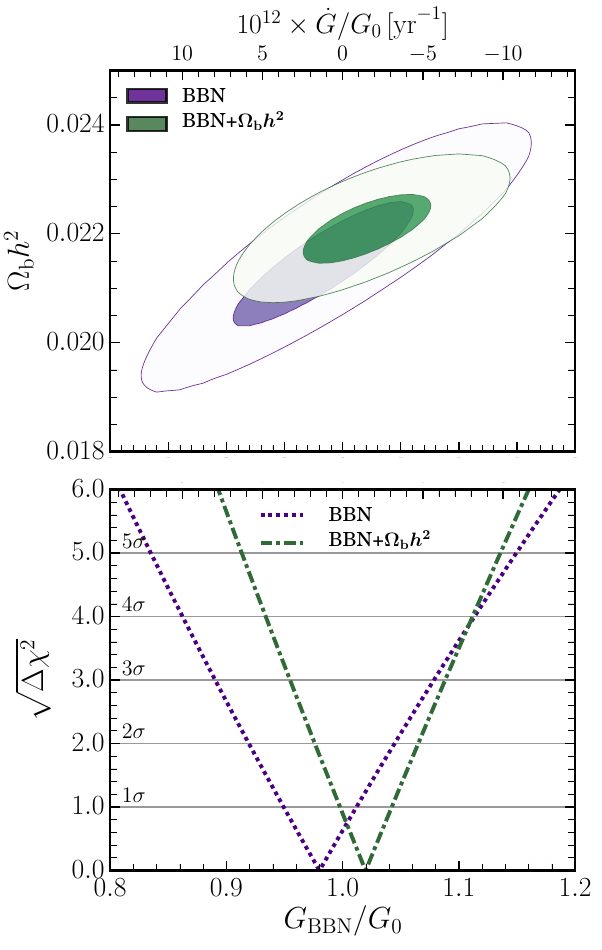

Reproduce this figure in Python.
"""
bounds.py

- plots the chi squared curves and contours for BBN and BBN+OmegaB scenarios from 
  data file Abundances_Delta_Gravity
- Abundances_Delta_Gravity should be saved in same location
- outputs to pdf saved as DeltaGCtr.pdf
- also prints the interpolated results for the 1 and 2 sigma exclusions
"""

import numpy as np
import matplotlib.pyplot as plt
from scipy.interpolate import interp1d, UnivariateSpline
from matplotlib import ticker
import matplotlib
plt.rcParams['axes.linewidth'] = 1.75
plt.rcParams['xtick.minor.size'] = 5
plt.rcParams['xtick.major.size'] = 7
plt.rcParams['ytick.minor.size'] = 5
plt.rcParams['ytick.major.size'] = 7
plt.rcParams['xtick.major.width'] = 1.0
plt.rcParams['ytick.major.width'] = 1.0
plt.rcParams['xtick.minor.visible'] = True
plt.rcParams['ytick.minor.visible'] = True
matplotlib.rcParams['text.latex.preamble'] = [r"\usepackage{amsmath}"]

def dGdT(prefactor):
	return 10**(12)*(1 - prefactor)/(13.8*10**9)

if __name__ == '__main__':
	data = np.loadtxt('Abundances_Delta_Gravity', skiprows=1)
	prefactor = data[:, 0]
	OmegaB = data[:, 1]
	Yp = data[:, 8] * 4
	DoverH = data[:, 5]/data[:, 4]

	YpCentre = 0.245

	YpError = 0.003
	YpErrorTh = 0.00017
	DHCentre = 2.569 * 10**(-5)
	DHError = (0.027) * 10**(-5)
	DHErrorTh = 0.036 * 10**(-5)
	OmegabCentre = 0.02236
	OmegabError = 0.00015*2

	chisqBBN = np.power(Yp - YpCentre, 2)/(YpError**2 + YpErrorTh**2) + np.power(DoverH - DHCentre, 2)/(DHError**2 + DHErrorTh**2)
	chisqBBNOM = chisqBBN + np.power(OmegaB - OmegabCentre, 2)/(OmegabError**2)

	gravity = np.unique(prefactor)
	omegab = np.unique(OmegaB)
	GRAV, OMEGAB = np.meshgrid(gravity, omegab)
	CHISQBBN = chisqBBN.reshape(len(gravity), -1).T
	CHISQBBNOM = chisqBBNOM.reshape(len(gravity), -1).T

	CHISQBBN = CHISQBBN - np.min(CHISQBBN)
	CHISQBBNOM = CHISQBBNOM - np.min(CHISQBBNOM)

	CHISQ_MARG_BBN = []
	CHISQ_MARG_BBNOM = []

	for idx in range(len(gravity)):
		CHISQ_MARG_BBN.append(np.min(CHISQBBN[:, idx]))
		CHISQ_MARG_BBNOM.append(np.min(CHISQBBNOM[:, idx]))

	fig = plt.figure(figsize=(6, 10))

	ax = plt.subplot(2, 1, 1)
	axtwin = ax.twiny()
	zorders = [-1, -1, -1, -1, 2, 3, 0, 1]


	confidence_levels = [0.0, 6.18, 28.74]
	vmin = 1.5
	vmax = 7.0
	ct = ax.contourf(GRAV, OMEGAB, CHISQBBN, 
	                 levels=confidence_levels,
	                 cmap=plt.get_cmap('Purples_r'),
	                 vmin=vmin,
	                 vmax=vmax,
	                 zorder=zorders[0])
	ct = ax.contour(GRAV, OMEGAB, CHISQBBN, 
	                 levels=confidence_levels,
	                 linewidths=0.5,
	                 colors=['indigo'],
	                 vmin=vmin,
	                 vmax=vmax,
	                 zorder=zorders[1])
	ct = ax.contourf(GRAV, OMEGAB, CHISQBBNOM,
	                 levels=confidence_levels,
	                 cmap=plt.get_cmap('Greens_r'),
	                 vmin=vmin,
	                 vmax=vmax,
	                 zorder=zorders[2])
	ct = ax.contour(GRAV, OMEGAB, CHISQBBNOM, 
	                 levels=confidence_levels,
	                 linewidths=0.5,
	                 colors=['#306B37'],
	                 vmin=vmin,
	                 vmax=vmax,
	                 zorder=zorders[3])

	proxy = [plt.Rectangle((0,0),1,1,fc='indigo',alpha=0.8),
	         plt.Rectangle((0,0),1,1,fc='#306B37',alpha=0.8)]


	ax.legend(proxy, [r"BBN", r'BBN+$\boldsymbol{\Omega_{\mathbf{b}}h^2}$'], 
	    fontsize=14, 
	    loc='upper left',
	    markerfirst=True)

	#ax.set_xlabel(r'$G_{\mathrm{BBN}}/G_{0}$', fontsize=22)
	ax.set_ylabel(r'$\Omega_{\mathrm{b}} h^2$', fontsize=22)
	ax.set_xlim((0.8, 1.2))
	ax.set_ylim((0.018, 0.025))
	ax.set_yticks([0.018, 0.020, 0.022, 0.024])
	axtwin.set_xlim((dGdT(0.8), dGdT(1.2)))
	axtwin.set_xlabel(r'$10^{12} \times \dot{G}/G_0$')
	#axtwinx.set_xticks([10.0, 5.0, 0.0, -5.0, -10.0])
	#axtwin.set_xticklabels([r'$10.0$', r'$5.0$', r'$0.0$', r'$5.0$', r'$10.0$'])
	ax.xaxis.set_tick_params(labelsize=0, zorder=8)
	ax.yaxis.set_tick_params(labelsize=20, zorder=8)

	ax = plt.subplot(2, 1, 2)

	axtwin = ax.twiny()
	axtwin.set_xlim((dGdT(0.8), dGdT(1.2)))

	prefactor_array = np.linspace(0.5, 1.5, 1000)
	interpfn_bbn = interp1d(gravity, CHISQ_MARG_BBN, kind='cubic', fill_value='extrapolate')
	interpfn_bbnom = interp1d(gravity, CHISQ_MARG_BBNOM, kind='cubic', fill_value='extrapolate')

	ax.plot(prefactor_array, np.sqrt(np.abs(interpfn_bbn(prefactor_array))),lw=2.8,label='BBN',c='indigo',ls=(0, (1, 1)))
	ax.plot(prefactor_array, np.sqrt(np.abs(interpfn_bbnom(prefactor_array))),lw=2.8,label=r'BBN+$\boldsymbol{\Omega_{\mathbf{b}}h^2}$',c='#306B37',ls=(0, (3, 1, 1, 1)))

	MC, CSQ = np.meshgrid(np.logspace(-1, 2), np.linspace(0, 40))
	col = 'k'
	confidence_levels = [1.0, 2.0, 3.0, 4.0, 5.0]
	ct = ax.contour(MC, CSQ, CSQ, 
	                levels=confidence_levels,
	                linewidths=1.0,
	                alpha=0.4,
	                colors=['k'])
	levels = [r'$1\sigma$', r'$2\sigma$', r'$3\sigma$', r'$4\sigma$', r'$5\sigma$']
	for idx, level in enumerate(levels):
	    ax.text(0.81, (idx + 1) + 0.075, level, color='k')
	#plt.text(0.115, 0.22, descriptions[scenario], color='k', fontsize=11)
	#plt.title(descriptions[scenario], color='k', fontsize=20)
	ax.set_xlabel(r'$G_{\mathrm{BBN}}/G_0$', fontsize=22)
	ax.set_ylabel(r'$\sqrt{\Delta \chi^2}$', labelpad=15, fontsize=22)
	ax.set_xlim(0.8, 1.2)
	ax.set_ylim(0, 6.0)
	ax.set_xticks([0.8, 0.9, 1.0, 1.1, 1.2])
	ax.set_yticklabels([r'$0.0$', r'$1.0$', r'$2.0$', r'$3.0$', r'$4.0$', r'$5.0$', r'$6.0$', r'$7.0$'])
	ax.xaxis.set_major_formatter(ticker.ScalarFormatter())
	axtwin.xaxis.set_tick_params(labelsize=0, zorder=8)
	ax.xaxis.set_tick_params(labelsize=20)
	ax.yaxis.set_tick_params(labelsize=20)
	ax.legend(loc='upper center', markerfirst=True, fontsize=14, handlelength=3)
	plt.subplots_adjust(hspace=0.1)

	plt.savefig('DeltaGCtr.pdf')
	BBNcentre = UnivariateSpline(gravity, np.array(CHISQ_MARG_BBN) - 0.0, s=0)
	BBNOMcentre = UnivariateSpline(gravity, np.array(CHISQ_MARG_BBNOM) - 0.0, s=0)
	BBNinterp = UnivariateSpline(gravity, np.array(CHISQ_MARG_BBN) - 2.0, s=0)
	BBNOMinterp = UnivariateSpline(gravity, np.array(CHISQ_MARG_BBNOM) - 2.0, s=0)
	# with open('results.txt', 'w') as f:
	# 	print('BBN G/G0:\t\t\t', BBNinterp.roots(), file=f)
	# 	print('BBN + OmegaB G/G0:\t\t', BBNOMinterp.roots(), file=f)
	# 	print('BBN 10^12 x dG/dt/G0:\t\t', dGdT(BBNinterp.roots()), file=f)
	# 	print('BBN + OmegaB 10^12 x dG/dt/G0:\t', dGdT(BBNOMinterp.roots()), file=f)
	print('BBN G/G0 Central Value:\t\t\t', BBNcentre.roots())
	print('BBN + OmegaB G/G0 Central Value:\t', BBNOMcentre.roots())
	print('BBN G/G0:\t\t\t\t', BBNinterp.roots() - BBNcentre.roots())
	print('BBN + OmegaB G/G0:\t\t\t', BBNOMinterp.roots() - BBNOMcentre.roots())
	print('BBN 10^12 x dG/dt/G0 Centre:\t\t', dGdT(BBNcentre.roots()))
	print('BBN + OmegaB 10^12 x dG/dt/G0 Centre:\t', dGdT(BBNOMcentre.roots()))
	print('BBN 10^12 x dG/dt/G0:\t\t\t', dGdT(BBNinterp.roots()) - dGdT(BBNcentre.roots()))
	print('BBN + OmegaB 10^12 x dG/dt/G0:\t\t', dGdT(BBNOMinterp.roots()) - dGdT(BBNOMcentre.roots()))
